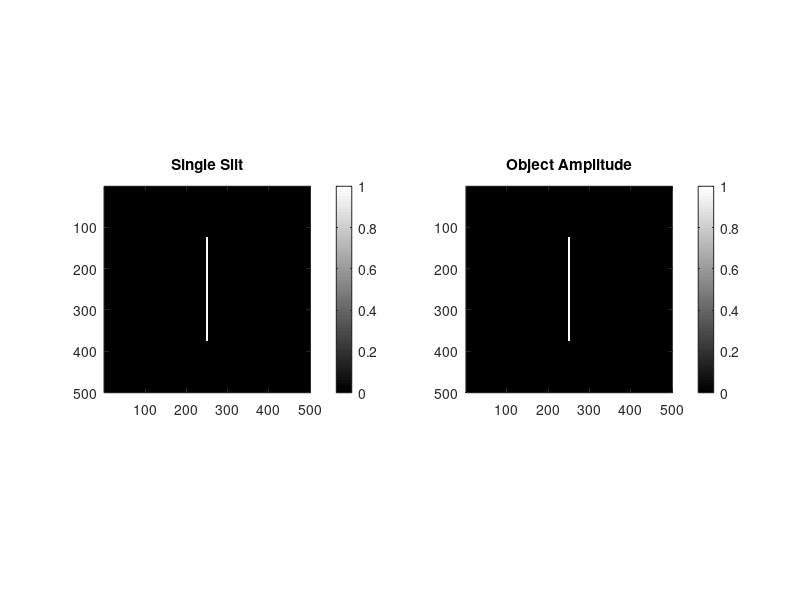

This chart was generated by the following MATLAB code: (Note: this script raises an error after producing the figure.)
%%%%%%%%%%%%%%%%%%%%%%%%%%%%%%%%%%%%%%%%%%%%%%%%%%%%%%%%%%%%%%%%%%%%%%%%%%%
% SLD INLINE DIGITAL HOLOGRAPHY (CHUẨN ĐƠN VỊ SI: m)
% SPECTRAL SUPERPOSITION + MULTI-PLANE PHASE RETRIEVAL
%%%%%%%%%%%%%%%%%%%%%%%%%%%%%%%%%%%%%%%%%%%%%%%%%%%%%%%%%%%%%%%%%%%%%%%%%%%

clc; clear; close all;

%% 1. SYSTEM PARAMETERS (Đơn vị chuẩn: mét - m)

% Bước sóng trung tâm và băng thông 3 dB (FWHM)
lambda_c  = 405e-9;        % 405 nm
bandwidth = 4e-9;          % 4 nm FWHM

num_lambda = 50;

% Lấy mẫu bước sóng
lambda = linspace(lambda_c - bandwidth/2, ...
                  lambda_c + bandwidth/2, num_lambda);

% Phân bố phổ Gaussian & chuẩn hóa trọng số
S       = exp(-4 * log(2) * ((lambda - lambda_c) / bandwidth).^2);
weights = S / sum(S);

% Cảm biến (Sensor)
N    = 500;
dx   = 2e-6;               % 2 um
area = dx * N;             % 1.0 mm x 1.0 mm

% Khoảng cách truyền sóng
z1 = 1.0e-3;               % 1.0 mm
z2 = 1.5e-3;               % 1.5 mm
dz = z2 - z1;              % 0.5 mm

%% 2. OBJECT (SINGLE NARROW SLIT)

slit_width  = 10e-6;       % Độ rộng khe: 10 um
slit_length = 0.5e-3;      % Chiều dài khe: 0.5 mm

slit_width_px  = max(1, round(slit_width / dx));
slit_length_px = max(1, round(slit_length / dx));

object = zeros(N, N);
cx = round(N/2);
cy = round(N/2);

x1 = cx - floor(slit_width_px/2);
x2 = x1 + slit_width_px - 1;
y1 = cy - floor(slit_length_px/2);
y2 = y1 + slit_length_px - 1;

object(y1:y2, x1:x2) = 1;

% Hàm truyền qua
am = object;
ph = zeros(N, N);
t  = am .* exp(1i * ph);

figure('Name', 'Single Narrow Slit');
subplot(1, 2, 1); imagesc(object); axis image; colormap gray; colorbar; title('Single Slit');
subplot(1, 2, 2); imagesc(am);     axis image; colormap gray; colorbar; title('Object Amplitude');

%% 3. SPECTRAL SUPERPOSITION

I1_total = zeros(N, N);
I2_total = zeros(N, N);

disp('Calculating SLD holograms...');

for j = 1:num_lambda
    lambda_j = lambda(j);

    prop_z1 = Propagator(N, lambda_j, area, z1);
    prop_z2 = Propagator(N, lambda_j, area, z2);

    field_z1 = IFT2Dc(FT2Dc(t) .* prop_z1);
    field_z2 = IFT2Dc(FT2Dc(t) .* prop_z2);

    I1 = abs(field_z1).^2;
    I2 = abs(field_z2).^2;

    I1_total = I1_total + weights(j) * I1;
    I2_total = I2_total + weights(j) * I2;
end

hologram1 = I1_total;
hologram2 = I2_total;

amp1_measured = sqrt(hologram1);
amp2_measured = sqrt(hologram2);

figure('Name', 'SLD Holograms');
subplot(1, 2, 1); imagesc(hologram1); axis image; colormap gray; colorbar; title('SLD Hologram (z1 = 1.0 mm)');
subplot(1, 2, 2); imagesc(hologram2); axis image; colormap gray; colorbar; title('SLD Hologram (z2 = 1.5 mm)');

%% 4. MULTI-PLANE PHASE RETRIEVAL

% Dùng bước sóng trung tâm lambda_c làm mô hình tái tạo xấp xỉ
Iterations = 1000;

prop_dz       = Propagator(N, lambda_c, area, dz);
prop_minus_dz = Propagator(N, lambda_c, area, -dz);
prop_minus_z1 = Propagator(N, lambda_c, area, -z1);

u1 = amp1_measured;

figure('Name', 'SLD Reconstruction');
disp('Starting phase retrieval...');

for iter = 1:Iterations
    % A. Truyền xuôi z1 -> z2
    u2_sim = IFT2Dc(FT2Dc(u1) .* prop_dz);

    % B. Ép biên độ đo được tại z2 (giữ lại pha ước lượng)
    u2 = amp2_measured .* exp(1i * angle(u2_sim));

    % C. Truyền ngược z2 -> z1
    u1_sim = IFT2Dc(FT2Dc(u2) .* prop_minus_dz);

    % D. Ép biên độ đo được tại z1 (giữ lại pha ước lượng)
    u1 = amp1_measured .* exp(1i * angle(u1_sim));

    % Hiển thị quá trình tái tạo
    if mod(iter, 10) == 0 || iter == 1 || iter == Iterations
        u_obj_rec = IFT2Dc(FT2Dc(u1) .* prop_minus_z1);

        subplot(1, 2, 1);
        imagesc(abs(u_obj_rec)); axis image; colormap gray; colorbar;
        title(sprintf('Amplitude - Iter %d', iter));

        subplot(1, 2, 2);
        imagesc(angle(u_obj_rec)); axis image; colormap gray; colorbar;
        title(sprintf('Phase - Iter %d', iter));

        drawnow;
    end
end

disp('Reconstruction completed!');

%% 5. SPECTRAL DISTRIBUTION

figure('Name', 'SLD Spectrum');
plot(lambda * 1e9, S, 'o-', 'LineWidth', 1.5);
xlabel('Wavelength (nm)');
ylabel('Relative Spectral Intensity');
title('Gaussian SLD Spectrum');
grid on;

%% 6. HELPER FUNCTIONS

function p = Propagator(N, lambda, area, z)
    [X, Y] = meshgrid(1:N, 1:N);
    alpha = lambda * (Y - N/2 - 1) / area;
    beta  = lambda * (X - N/2 - 1) / area;

    mask = (alpha.^2 + beta.^2) <= 1;
    p = zeros(N, N);
    p(mask) = exp(2 * pi * 1i * z .* sqrt(1 - alpha(mask).^2 - beta(mask).^2) / lambda);
end

function out = FT2Dc(in)
    [Nx, Ny] = size(in);
    f1 = ((-1).^(1:Nx).') * ((-1).^(1:Ny));
    out = f1 .* fft2(f1 .* in);
end

function out = IFT2Dc(in)
    [Nx, Ny] = size(in);
    f1 = ((-1).^(1:Nx).') * ((-1).^(1:Ny));
    out = f1 .* ifft2(f1 .* in);
end
